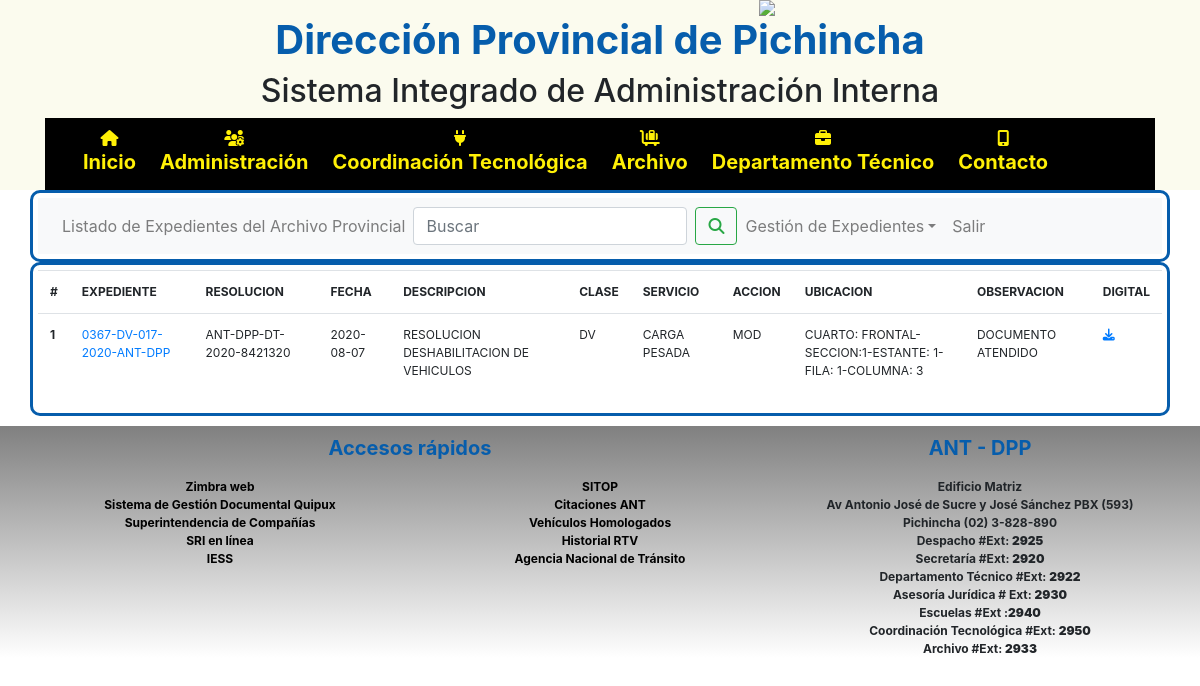
/requires/archivo.php, run on the app's committed database.
### tables this page shows
CREATE TABLE IF NOT EXISTS `expedientes` (
  `idExpediente` INT NOT NULL AUTO_INCREMENT,
  `folio` VARCHAR(45) NOT NULL,
  `resolucion` VARCHAR(45) NULL,
  `fecha` DATE NULL,
  `descripcion` VARCHAR(70) NOT NULL,
  `clase` VARCHAR(45) NULL,
  `servicio` VARCHAR(45) NULL,
  `accion` VARCHAR(45) NULL,
  `fisico` VARCHAR(128) NULL,
  `observacion` VARCHAR(255) NULL,
  `archivo` VARCHAR(100) NULL,
  PRIMARY KEY (`idExpediente`));

### dll/config.php (called while the page is built, shortened)
<?php
$nom_sitio = "Sistema Integrado de Administración Interna ";
$url_sitio = "http://192.168.100.136/ant-dpp/";
?>

### requires/archivo.php (the view, shortened to what this page needs)
<?php
include ("../dll/config.php");
require '../dll/mysql.php';
extract($_POST);
?>
<!doctype html>
<html lang="es">
  <head>
    <link rel="stylesheet" href="https://stackpath.bootstrapcdn.com/bootstrap/4.5.2/css/bootstrap.min.css">
    <link rel="stylesheet" type="text/css" href="../css/style.css">
  </head>
  <body>
    <?php include ("header.php"); ?>
<div class="container" id="main">
<div class="row">
    <div class="col-md-12">
      <nav class="navbar navbar-expand-lg navbar-light bg-light">
      <div class="collapse navbar-collapse" id="navbarNavDropdown">
        <ul class="navbar-nav">
          <li class="nav-item">
            <a class="nav-link" href="archivo.php">Listado de Expedientes del Archivo Provincial</a>
          </li>
          <form class="form-inline" action="archivo.php" method="post">
            <input class="form-control mr-sm-2" type="search" placeholder="Buscar" aria-label="Search" name="campo">
            <button class="btn btn-outline-success my-2 my-sm-0" type="submit"><i class="fas fa-search"></i></button>
          </form>
          <li class="nav-item dropdown">
            <a class="nav-link dropdown-toggle" href="#" id="navbarDropdownMenuLink" role="button" data-toggle="dropdown" aria-haspopup="true" aria-expanded="false">Gestión de Expedientes</a>
            <li class="nav-item">
            <a class="nav-link" href="../index.php">Salir</a>
          </li>
          </li>
        </ul>
      </div>
    </nav>
    </div>
  </div>
</div>
<div class="container" id="main">
 <?php
 if(empty($_POST['campo'])){
    $query = "SELECT folio, resolucion, fecha, descripcion, clase, servicio, accion, fisico, observacion, archivo FROM expedientes ORDER BY fecha";
    $resultado = $my_sqli->query($query);
  }
  echo "<table id='table' class='table table-hover' align='center'>";
        echo "<tr>";
          echo "<td><strong>#</strong></td>";
          echo "<td><strong>EXPEDIENTE</strong></td>";
          echo "<td><strong>RESOLUCION</strong></td>";
          echo "<td><strong>FECHA</strong></td>";
          echo "<td><strong>DESCRIPCION</strong></td>";
          echo "<td><strong>CLASE</strong></td>";
          echo "<td><strong>SERVICIO</strong></td>";
          echo "<td><strong>ACCION</strong></td>";
          echo "<td><strong>UBICACION</strong></td>";
          echo "<td><strong>OBSERVACION</strong></td>";
          echo "<td><strong>DIGITAL</strong></td>";
          echo "</tr>";
        $cont = 0;
        while($line1 = mysqli_fetch_row($resultado)){
          echo "<tr>";
          $cont++;
          echo "<td><strong>$cont</strong></td>";
          echo "<td><a href='editar_archivo.php?folio=$line1[0]'>$line1[0]</a></td>";
          echo "<td>$line1[1]</td>";
          echo "<td>$line1[2]</td>";
          echo "<td>$line1[3]</td>";
          echo "<td>$line1[4]</td>";
          echo "<td>$line1[5]</td>";
          echo "<td>$line1[6]</td>";
          echo "<td>$line1[7]</td>";
          echo "<td>$line1[8]</td>";
          echo "<td><a href='$line1[9]' target='_blank'><i class='fas fa-download'></i></a></td>";
          echo "</tr>";
          }
        echo "</table>";
?>
</div>
    <?php include ("footer.php"); ?>
  </body>
</html>

### requires/header.php (shortened to what this page needs)
<header>
      <div class="container">
    <div class="row">
      <div class="col-md-8">
      <img src="<?=$url_sitio?>img/logo-ant.png" align="right">
    </div>
    </div>
  </div>
  <div class="container">
    <div class="row">
      <div class="col-md-12">
      <h1 align="center"><strong>Dirección Provincial de Pichincha</strong></h1>
      <h2 align="center"><?php echo $nom_sitio;?></h2>
      </div>
  </div>
 <div class="menu-bar" align="center">
        <nav class="container navbar-expand-lg" role="menu">
            <div class="col-lg-12">
                 <div class="collapse navbar-collapse" id="menu">
                  <ul class="navbar-nav mr-auto menu-list list-inline">
                    <li class="nav-item active list-inline-item">
                      <a href="<?=$url_sitio?>index.php" class="nav-link"><i class="fas fa-home"></i><h5><strong>Inicio</strong></h5> </a>
                    </li>
                    <li class="nav-item list-inline-item">
                      <a href="<?=$url_sitio?>requires/admin.php" class="nav-link"><i class="fas fa-users-cog"></i> <h5><strong>Administración</strong></h5></a>
                    </li>
                    <li class="nav-item active list-inline-item">
                      <a href="<?=$url_sitio?>requires/its.php" class="nav-link"><i class="fas fa-plug"></i> <h5><strong>Coordinación Tecnológica</strong></h5></a>
                    </li>
                    <li class="nav-item active list-inline-item">
                      <a href="<?=$url_sitio?>requires/archivo.php" class="nav-link"><i class="fas fa-luggage-cart"></i><h5><strong>Archivo</strong></h5> </a>
                    </li>
                    <li class="nav-item active list-inline-item">
                      <a  href="<?=$url_sitio?>requires/tecnico.php" class="nav-link"><i class="fas fa-briefcase"></i><h5><strong>Departamento Técnico</strong></h5></a>
                    </li>
                     <li class="nav-item active list-inline-item">
                      <a href="<?=$url_sitio?>requires/contacto.php" class="nav-link"><i class="fas fa-mobile-alt"></i><h5><strong>Contacto</strong></h5></a>
                    </li>
                   </ul>
            </div>
          </div>
       </nav>
      </div>
  </div>
  </header>

### requires/footer.php
<footer>
    <div class="container" align="center">
      <div class="row">
        <div class="col-md-8"><h4 align="center">Accesos rápidos</h4></div>
         <div class="col-md-4"><h4 align="center">ANT - DPP</h4></div>
      </div>
    <div class="row">
    <div class="col-md-4">
      <a href="https://mail.ant.gob.ec" target="_blank">Zimbra web</a><br>
      <a href="https://www.gestiondocumental.gob.ec/login.php" target="_blank">Sistema de Gestión Documental Quipux</a><br>
      <a href="https://appscvsmovil.supercias.gob.ec/PortalInfor/consultaPrincipal.zul" target="_blank">Superintendencia de Compañías</a><br>
      <a href="https://srienlinea.sri.gob.ec/sri-en-linea/SriRucWeb/ConsultaRuc/Consultas/consultaRuc" target="_blank">SRI en línea</a><br>
      <a href="https://www.iess.gob.ec/empleador-web/pages/morapatronal/certificadoCumplimientoPublico.jsf" target="_blank">IESS</a><br>
    </div>
    <div class="col-md-4">
       <a href="https://sitop.mtop.gob.ec/mtop/" target="_blank">SITOP</a><br>
      <a href="http://sistemaunico.ant.gob.ec:6033/PortalWEB/paginas/clientes/clp_criterio_consulta.jsp" target="_blank">Citaciones ANT</a><br>
      <a href="https://www.ant.gob.ec/index.php/regulacion/homologacion-vehicular/listado-de-vehiculos-homologados" target="_blank">Vehículos Homologados </a><br>
      <a href="http://www.amt.gob.ec/index.php/servicios/revision-tecnica/revision-tecnica-vehicular-2.html" target="_blank">Historial RTV</a><br>
      <a href="http://www.ant.gob.ec/">Agencia Nacional de Tránsito</a><br>
    </div>
    <div class="col-md-4">
        Edificio Matriz <br>
        Av Antonio José de Sucre y José Sánchez PBX (593) Pichincha (02) 3-828-890
        <br>
        Despacho #Ext: <strong>2925</strong>
        <br>
        Secretaría #Ext: <strong>2920</strong>
        <br>
        Departamento Técnico #Ext: <strong>2922</strong>
        <br>
        Asesoría Jurídica # Ext: <strong>2930</strong>
        <br>
        Escuelas #Ext :<strong>2940</strong>
        <br>
        Coordinación Tecnológica #Ext: <strong>2950</strong>
        <br>
        Archivo #Ext: <strong>2933</strong>
    </div>
    </div>
    </div>
  </footer>

### css/style.css (style rules this page uses)
header { background: #FBFBEE; }
nav a { color: #FFF006; }
nav { border-color: #000000; background-color: #000000; }
body { font-size: initial; }
a { text-decoration: none; }
#main { border-style: solid; border-radius: 10px; border-color: #065DAC; padding: 5px; }
h1 { color: #065DAC; }
#table { font-size: 12px; }
h4 { font-weight: bold; color: #065DAC; font-size: 20px; margin-top: 0px; padding: 10px; }
footer { margin-top: 10px; background-image: linear-gradient(gray, white); font-size: 12px; font-variant: normal; font-weight: bold; }
footer a { color: #000000; }

### data on the page
expedientes: folio "0367-DV-017-2020-ANT-DPP", resolucion "ANT-DPP-DT-2020-8421320", fecha "2020-08-07", descripcion "RESOLUCION DESHABILITACION DE VEHICULOS", clase "DV", servicio "CARGA PESADA", accion "MOD", fisico "CUARTO: FRONTAL-SECCION:1-ESTANTE: 1-FILA: 1-COLUMNA: 3", observacion "DOCUMENTO ATENDIDO"

### other printed values
$nom_sitio "Sistema Integrado de Administración Interna"
